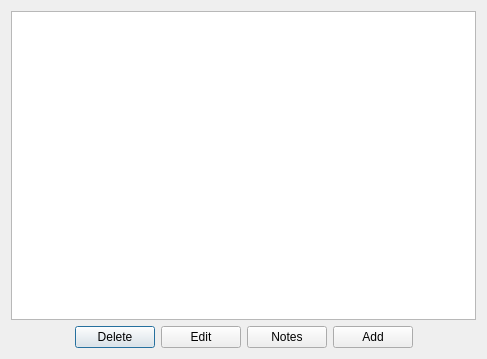
<?xml version="1.0" encoding="UTF-8"?>
<ui version="4.0">
 <class>Dialog</class>
 <widget class="QDialog" name="Dialog">
  <property name="geometry">
   <rect>
    <x>0</x>
    <y>0</y>
    <width>487</width>
    <height>359</height>
   </rect>
  </property>
  <property name="windowTitle">
   <string>Decks</string>
  </property>
  <layout class="QVBoxLayout" name="verticalLayout">
   <item>
    <widget class="QListWidget" name="listDecks">
     <property name="font">
      <font>
       <pointsize>9</pointsize>
      </font>
     </property>
    </widget>
   </item>
   <item>
    <layout class="QHBoxLayout" name="horizontalLayout">
     <item>
      <spacer name="horizontalSpacer">
       <property name="orientation">
        <enum>Qt::Horizontal</enum>
       </property>
       <property name="sizeHint" stdset="0">
        <size>
         <width>40</width>
         <height>20</height>
        </size>
       </property>
      </spacer>
     </item>
     <item>
      <widget class="QPushButton" name="buttonDelete">
       <property name="text">
        <string>Delete</string>
       </property>
      </widget>
     </item>
     <item>
      <widget class="QPushButton" name="buttonEdit">
       <property name="text">
        <string>Edit</string>
       </property>
      </widget>
     </item>
     <item>
      <widget class="QPushButton" name="buttonNotes">
       <property name="text">
        <string>Notes</string>
       </property>
      </widget>
     </item>
     <item>
      <widget class="QPushButton" name="buttonAdd">
       <property name="text">
        <string>Add</string>
       </property>
      </widget>
     </item>
     <item>
      <spacer name="horizontalSpacer_2">
       <property name="orientation">
        <enum>Qt::Horizontal</enum>
       </property>
       <property name="sizeHint" stdset="0">
        <size>
         <width>40</width>
         <height>20</height>
        </size>
       </property>
      </spacer>
     </item>
    </layout>
   </item>
  </layout>
 </widget>
 <resources/>
 <connections/>
</ui>
